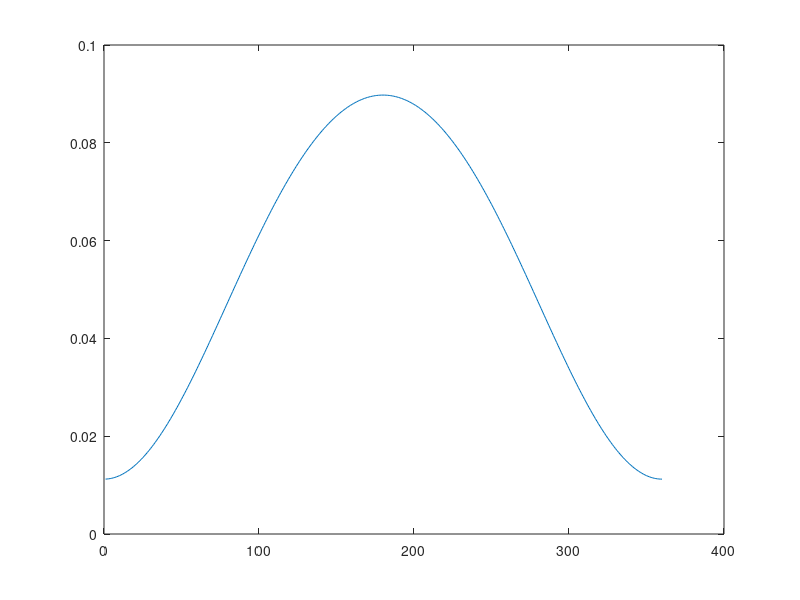

Source code (MATLAB):
r = 8;
R = 5;
L = 0.1;
B = 0.1;
Ach = pi*B^2/4;
Ap  = pi*B^2/4;
Vd  = pi*B^2/(4*L);
N = 2400;
t = 1:360;
for i = 1:360
V(i)   = ( Vd / (r-1) ) * ( 1 + 0.5*(r-1) * (R + 1 - cosd(t(i)) - sqrt(R^2-(sind(t(i)).^2)) ) );
end
plot(t,V)